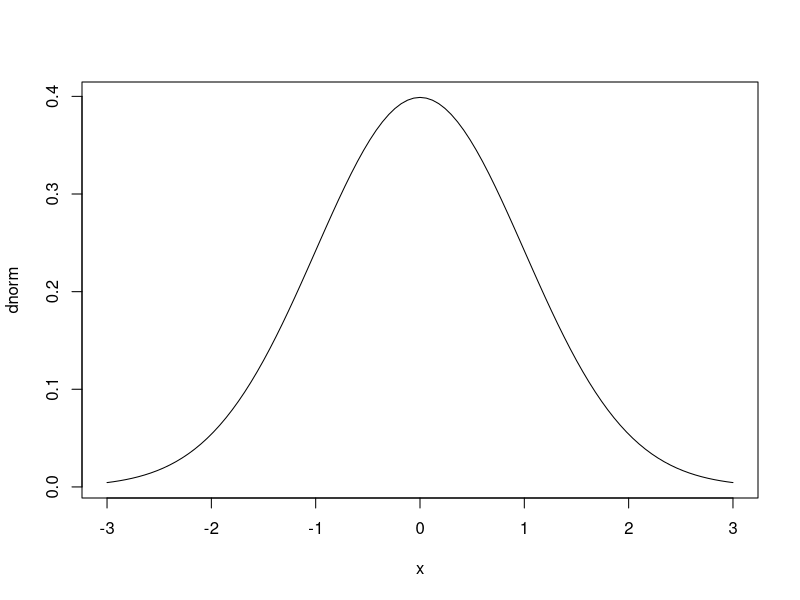

The R source for this figure:
plot(dnorm, from= -3 ,to= 3)
c(2, 7, 8, 12, 3, 25)
seq(from =2, to =50, by = 2)
a = c(2:5)
mode(a)
a = c(34,5,6,67,8,9,0)
(a[3])
